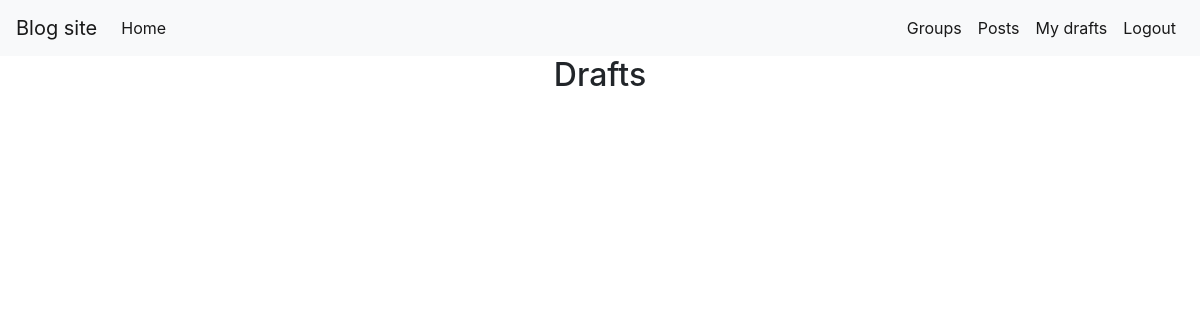
Before: /drafts/ (signed in) with the older database file.
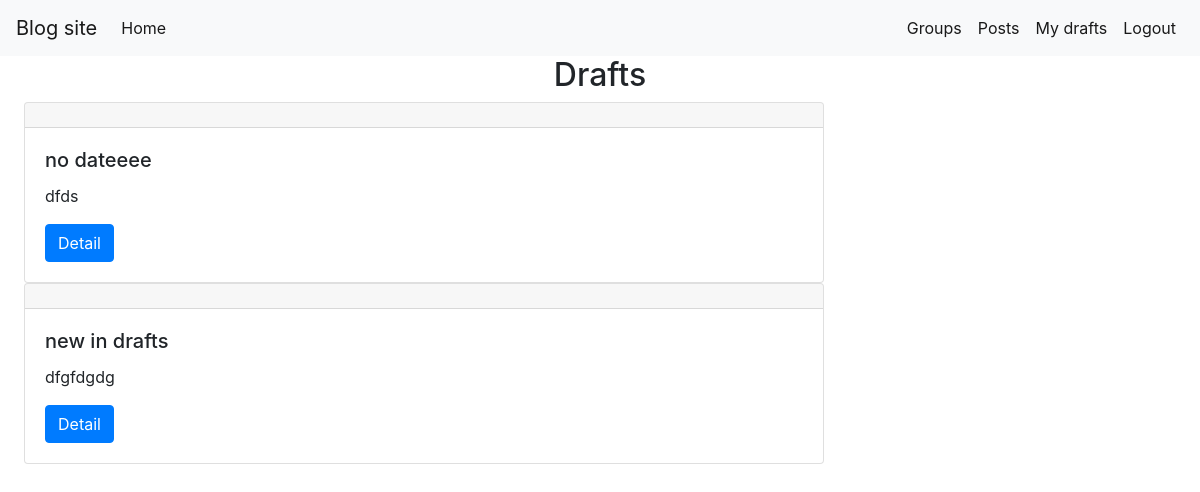
After: the same page with the newer database file.
### blog/models.py (models this page shows, shortened)
class Post(models.Model):
    title = models.CharField(max_length=100)
    text = models.TextField()
    creator = models.ForeignKey(User, on_delete=models.CASCADE, related_name='post_creator')
    group = models.ForeignKey(Group, on_delete=models.CASCADE, related_name='post_group')
    date_created = models.DateTimeField(null=True)
    is_private = models.BooleanField(default=False)

### blog/views.py (the view)
# urls.py: path('drafts/', views.DraftsList.as_view(), name='drafts_list'),
class DraftsList(LoginRequiredMixin, ListView):
    def get(self, request):
        user = request.user
        posts = Post.objects.filter(creator=user, date_created=None).values()
        drafts = [elem for elem in posts]
        template_name = 'posts/drafts_list.html'
        return render(request, template_name, {'drafts': drafts})

### blog/templates/posts/drafts_list.html
{% extends 'base.html' %}
{% block content %}
<h2 class="header-center">Drafts</h2>
    {% for draft in drafts %}
    <div class="card ml-4" style="width: 50rem; ">
  <div class="card-header">
  </div>
  <div class="card-body">
    <h5 class="card-title">{{ draft.title }}</h5>
    <p class="card-text">{{ draft.text }}</p>
    <a href="{% url 'post_info' draft.id %}" class="btn btn-primary">Detail</a>
  </div>
</div>
    {% endfor %}
{% endblock %}

Changed rows visible on the page:
added Post: title "no dateeee", text "dfds"
added Post: title "new in drafts", text "dfgfdgdg"
